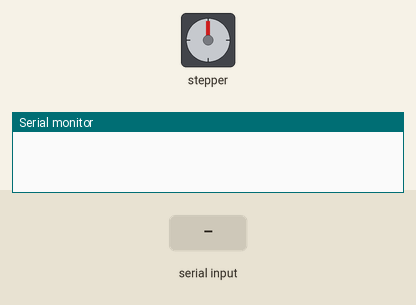
This sketch was run on a simulated Arduino Uno, built with avr-gcc and run on an emulated ATmega328P. Shown: stepper motor, the last lines printed to the serial monitor. Wiring (inferred from the names in the program): stepper motor driver (200 steps per turn assumed): step pin 2; direction pin 3. The test bench sets the inputs (shaded band).

Above: at 1.2 s.
1.3 s: "S" received over Serial
At 2.6 s:
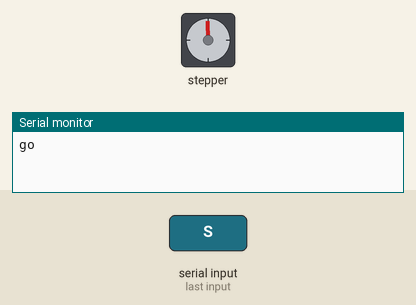
Timing chart, 0 to 5.0 s (numbered marks = the images above; inputs shaded):
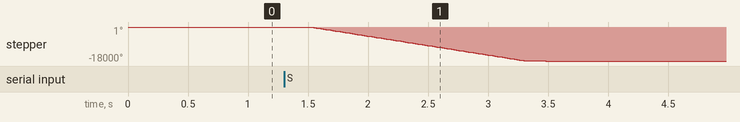

The sketch:

stepper.ino
```cpp
const uint8_t  STEP = 2;                     // Пин выбора для мультплексора
const uint8_t  DIR = 3;
int SPEED = 300; //max 30 min 10
int step = 0;
bool ready = true;
char incomingByte = '0';

void setup() {
  Serial.begin(9600);
  pinMode(STEP, OUTPUT);
  pinMode(DIR, OUTPUT);
}

void loop() {
  if (ready) { mainlogic();}
}

void mainlogic () // основная логика программы
{
  switch(step)
  {
    case(0):
    if (Serial.available() > 0) step = 1;
    break;

    case(1):
    incomingByte = Serial.read();
    if(incomingByte == 'S')
      {
      Serial.println("go");
      run(); step = 0;
      }
    break;

    case(2):
    if (ready) step = 3;
    break;
  }
}

void run()
{
  ready = false;
  long del = 20000;
  int dist = 10000;
  int ASpeed = 0;
  long time_delay = micros();

  for (int i = 0; i<dist; i++)
  {
    if (i<dist/4 && i < SPEED)
    {
      int acc = (dist/4)-(dist/4)+i;
      ASpeed=acc;
    }
    if (i>dist/4 )
    {
      int acc = dist-i;
      if (acc < SPEED) ASpeed=acc;
    }
    digitalWrite(STEP, HIGH);
    delayMicroseconds(del/ASpeed);
    digitalWrite(STEP, LOW);
    delayMicroseconds(del/ASpeed);
  }
  Serial.println("ready"); ready = true;
}
```

Measured:
- after the input at 1.3 s, stepper: turns 18000° counter-clockwise in 2.2 s, starting at once
